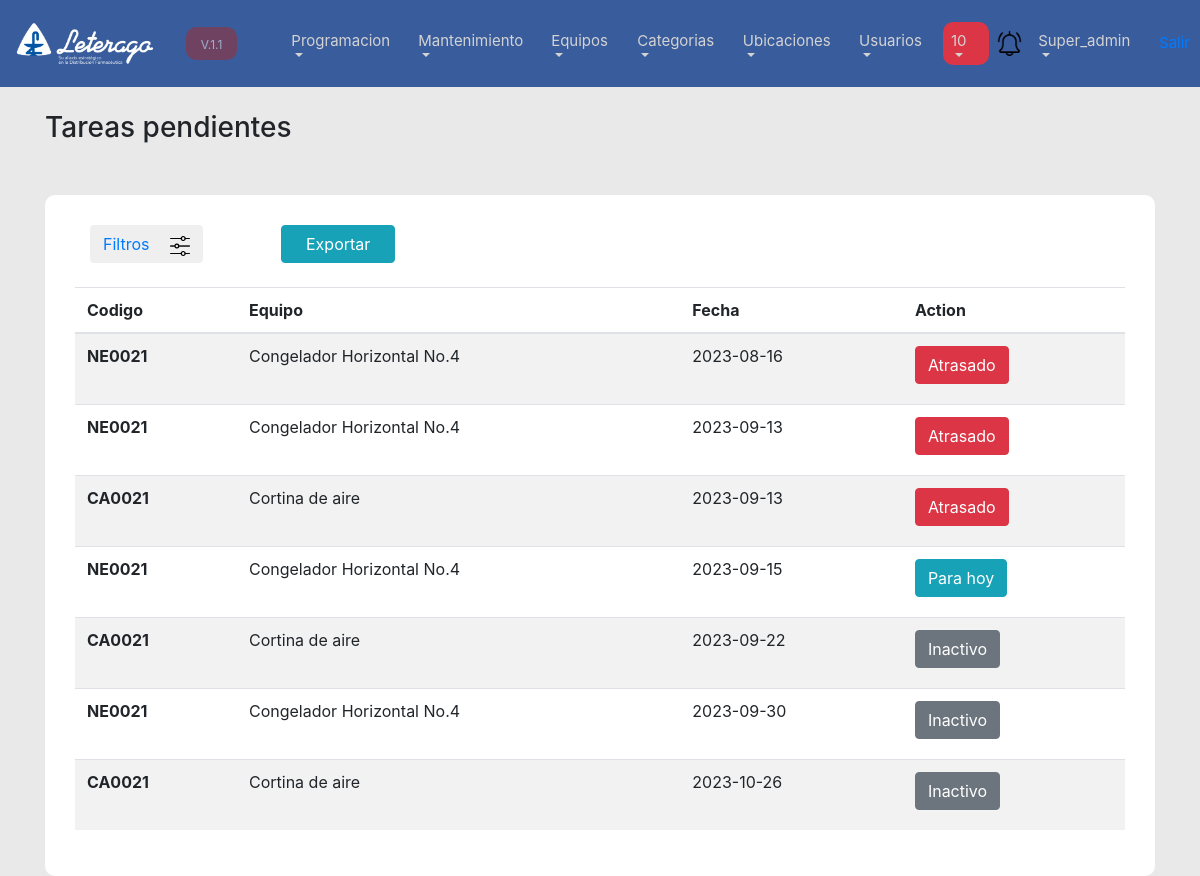
The page /list_tareas.php (signed in) on the database its author committed.
### tables this page shows
CREATE TABLE `fechas_ejecucion` (
  `id` int(11) NOT NULL,
  `fecha` date NOT NULL,
  `equipo` int(10) NOT NULL,
  `realizado` int(1) DEFAULT 0,
  `id_programa` int(10) NOT NULL,
  `create_date` datetime NOT NULL DEFAULT current_timestamp(),
  `create_by` varchar(50) NOT NULL,
  `modify_date` datetime DEFAULT NULL,
  `modify_by` varchar(50) DEFAULT NULL
);

CREATE TABLE `equipos` (
  `id` int(11) NOT NULL,
  `codigo` varchar(50) NOT NULL,
  `description` varchar(100) NOT NULL,
  `orden` int(1) NOT NULL,
  `id_categoria` int(11) NOT NULL,
  `marca` varchar(100) DEFAULT NULL,
  `modelo` varchar(100) DEFAULT NULL,
  `serie` varchar(100) DEFAULT NULL,
  `estado` varchar(100) DEFAULT NULL,
  `frecuencia` int(1) NOT NULL,
  `observaciones` text DEFAULT NULL,
  `id_almacen` int(11) NOT NULL,
  `ubicacion` text DEFAULT NULL,
  `delete_by` varchar(100) DEFAULT NULL,
  `delete_date` datetime DEFAULT NULL,
  `modify_by` varchar(100) DEFAULT NULL,
  `modify_date` datetime DEFAULT NULL,
  `create_date` timestamp NOT NULL DEFAULT current_timestamp(),
  `create_by` varchar(100) NOT NULL
);

### model/users.php (called while the page is built, shortened)
<?php
    class Users{
        public function permisos(){
            $conexion = new Kon();
            $con = $conexion->conn();
            $rol = $_SESSION["usuario_Log_Rol"];
            $query = "SELECT * FROM rolpermisos where id_Rol = $rol";
            $exc_query = mysqli_query($con, $query);
            $Permisos = mysqli_fetch_assoc($exc_query);
            return $Permisos;
        }
    }
?>

### model/calendario.php (called while the page is built, shortened)
<?php
    class Calendario{
        public function list_ejecuciones($programas){
            $conexion = new Kon();
            $con = $conexion->conn();
            $query = "SELECT fechas_ejecucion.id as id, equipos.id as equipo, equipos.codigo as codigo, equipos.description as descripcion,
                      fechas_ejecucion.fecha as fecha
                      FROM fechas_ejecucion
                      inner join equipos on equipos.id = fechas_ejecucion.equipo
                      where realizado = 0
                      order by fechas_ejecucion.fecha asc
                      ";
                try {
                    $exc = $con->query($query);
                } catch (\Throwable $th) {
                    echo $th;
                }
            return $exc;
        }
    }
?>

### list_tareas.php (the view, shortened to what this page needs)
<?php
include("plantilla/menu_top.php");
include_once("model/calendario.php");
$calendario_instance = new Calendario();
$programa = $_GET["programa"];
$calendarios = $calendario_instance->list_ejecuciones($programa);
?>
<link rel="stylesheet" href="css/form.css">
<div class="Container">
    <br>
    <h3>Tareas pendientes</h3>
    <div class="formularios">
      <div class="col-md-12 mb-3">
        <div class="row mb-4">
          <div class="col-md-2">
            <button class="btn text-primary" id="filtros">Filtros <img class="ml-3" src="imagen/settings.png" width="20" alt=""> </button>
          </div>
        <div class="col-md-2">
          <button class="btn btn-info ml-3 pl-4 pr-4">Exportar</button>
        </div>
      </div>
</div>
  <div id="resultado">
    <table class="table table-striped">
        <thead>
          <tr>
            <th scope="col">Codigo</th>
            <th scope="col">Equipo</th>
            <th scope="col">Fecha</th>
            <th scope="col">Action</th>
          </tr>
        </thead>
        <tbody>
          <?php
            while($row= mysqli_fetch_assoc($calendarios) ){
          ?>
          <tr>
            <th scope="row"><?php echo $row["codigo"] ?></th>
            <td><?php echo $row["descripcion"] ?></td>
            <td><?php echo $row["fecha"] ?></td>
            <td>
              <?php
                $hoy = date("Y-m-d");
                $fecha_asignada_equipo = $row["fecha"];
                $id_equipo = $row["equipo"];
                $id = $row["id"];
                $manana = date("Y-m-d", strtotime($hoy . "+1 day"));
                $despues_tres_dias = date("Y-m-d", strtotime($hoy . "+3 day"));
                if($fecha_asignada_equipo < $hoy){
              ?>
              <a href="crear_mantenimiento.php?id=<?php echo $id_equipo ?>&&ejecucion=<?php echo $id?>&&type=1">
                  <button class="btn btn-danger mb-2">
                      Atrasado
                  </button>
              </a>
              <?php
                }
                elseif($fecha_asignada_equipo == $hoy){
              ?>
              <a href="crear_mantenimiento.php?id=<?php echo $id_equipo ?>&&ejecucion=<?php echo $id?>&&type=2">
                <button class="btn btn-info mb-2">
                  Para hoy
                </button>
              </a>
              <?php
                }
                elseif($fecha_asignada_equipo == $manana || $fecha_asignada_equipo <= $despues_tres_dias && $fecha_asignada_equipo > $hoy){
              ?>
              <a href=""><button class="btn btn-warning mb-2">Proximo</button></a>
              <?php
                }else{
                  ?>
                    <button class="btn btn-secondary mb-2">Inactivo</button>
                  <?php
                }
              ?>
            </td>
          </tr>
          <?php
            }
          ?>
        </tbody>
      </table>
    </div>
    </div>
</div>

### plantilla/menu_top.php (shortened to what this page needs)
<link rel="stylesheet" href="css/bootstrap.min.css">
<link rel="stylesheet" href="css/Top.css">
<?php
if(isset($_SESSION["usuario_Log_Username"])){
  include("model/users.php");
  include("model/calendario.php");
  $Users_instance = new Users();
  $permisos = $Users_instance->permisos();
?>
<nav class="navbar navbar-expand-lg navbar-light bg-light">
  <a class="navbar-brand" href="home.php"><img id="logo" src="imagen/logo.png" alt=""> <small class='small_relleno'>V.1.1</small></a>
  <div class="collapse navbar-collapse" id="navbarSupportedContent">
    <ul class="navbar-nav mr-auto">
    <li class="nav-item dropdown">
        <a class="nav-link dropdown-toggle" href="#" id="navbarDropdown" role="button" data-toggle="dropdown" aria-haspopup="true" aria-expanded="false">
          Programacion
        </a>
      </li>
      <li class="nav-item dropdown">
        <a class="nav-link dropdown-toggle" href="#" id="navbarDropdown" role="button" data-toggle="dropdown" aria-haspopup="true" aria-expanded="false">
          Mantenimiento
        </a>
      </li>
      <li class="nav-item dropdown">
        <a class="nav-link dropdown-toggle" href="#" id="navbarDropdown" role="button" data-toggle="dropdown" aria-haspopup="true" aria-expanded="false">
          Equipos
        </a>
      </li>
      <li class="nav-item dropdown">
        <a class="nav-link dropdown-toggle" href="#" id="navbarDropdown" role="button" data-toggle="dropdown" aria-haspopup="true" aria-expanded="false">
          Categorias
        </a>
      </li>
      <li class="nav-item dropdown">
        <a class="nav-link dropdown-toggle" href="#" id="navbarDropdown" role="button" data-toggle="dropdown" aria-haspopup="true" aria-expanded="false">
          Ubicaciones
        </a>
      </li>
      <?php
           if($permisos["Modulo_Usuarios"] == 1 || $permisos["Modulo_Roles"]== 1){
            ?>
      <li class="nav-item dropdown">
        <a class="nav-link dropdown-toggle" href="#" id="navbarDropdown" role="button" data-toggle="dropdown" aria-haspopup="true" aria-expanded="false">
          Usuarios
        </a>
      </li>
      <?php }?>
    </ul>
    <ul class="navbar-nav mr-2 float-right">
    <li class="nav-item dropdown">
    <a class="nav-link dropdown-toggle bg-danger notificaciones" href="#" id="navbarDropdown" role="button" data-toggle="dropdown" aria-haspopup="true" aria-expanded="false">
          10
        </a>
      </li>
      </ul>
       <img src="imagen/bell.png" width="25" srcset="">
       <a class="nav-link dropdown-toggle" href="#" id="navbarDropdown" role="button" data-toggle="dropdown" aria-haspopup="true" aria-expanded="false">
         <?php
         echo $_SESSION["usuario_Log_Username"];
         ?> <a href="controllers/logout.php">Salir</a>
        </a>
  </div>
</nav>
<?php
}else{
  header("location:index.php");
}
?>

### css/Top.css (style rules this page uses)
.Navbar { padding: 10px !important; font-size: 15px !important; background-color: #395c9c !important; }
.nav-link { color: lightgray !important; }
.navbar-collapse { margin-left: 30px; }
.small_relleno { background-color: brown; opacity: 0.5; color:white; padding-top: 10px; padding-bottom: 8px; padding-left: 15px; padding-right: 15px; border-radius: 10px; margin-left: 20px; font-size: 12px !important; }
#logo { width: 150px; }
.notificaciones { border-radius: 10px; }

### css/form.css (style rules this page uses)
.formularios { background-color: white; padding: 30px; margin-top: 50px; border-radius: 10px; }

### rows shown on the page
fechas_ejecucion: equipos.codigo "NE0021", equipos.description "Congelador Horizontal No.4", fecha "2023-08-16"
fechas_ejecucion: equipos.codigo "NE0021", equipos.description "Congelador Horizontal No.4", fecha "2023-09-13"
fechas_ejecucion: equipos.codigo "CA0021", equipos.description "Cortina de aire", fecha "2023-09-13"
fechas_ejecucion: equipos.codigo "NE0021", equipos.description "Congelador Horizontal No.4", fecha "2023-09-15"
fechas_ejecucion: equipos.codigo "CA0021", equipos.description "Cortina de aire", fecha "2023-09-22", shows "Inactivo"
fechas_ejecucion: equipos.codigo "NE0021", equipos.description "Congelador Horizontal No.4", fecha "2023-09-30", shows "Inactivo"
fechas_ejecucion: equipos.codigo "CA0021", equipos.description "Cortina de aire", fecha "2023-10-26", shows "Inactivo"

### other values the page prints
$_SESSION["usuario_Log_Username"] "Super_admin"
